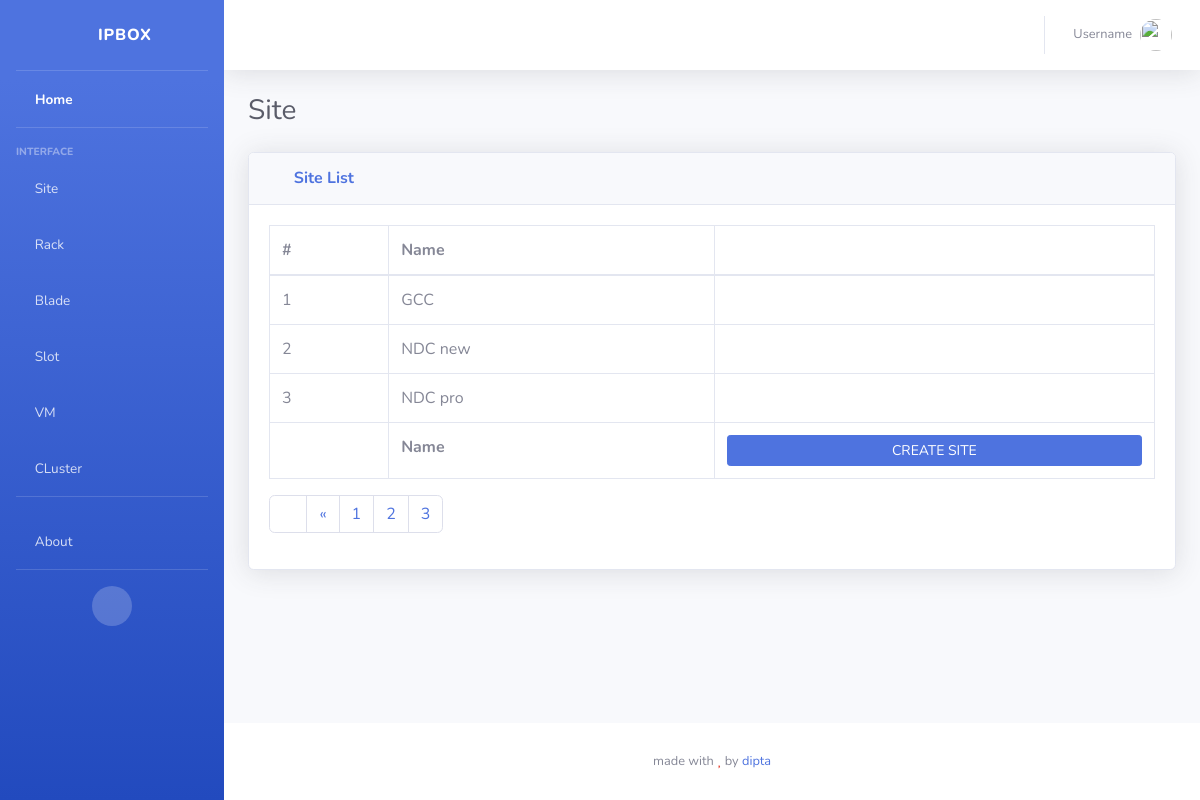
Before: /sites/?page=3 with the older database file.
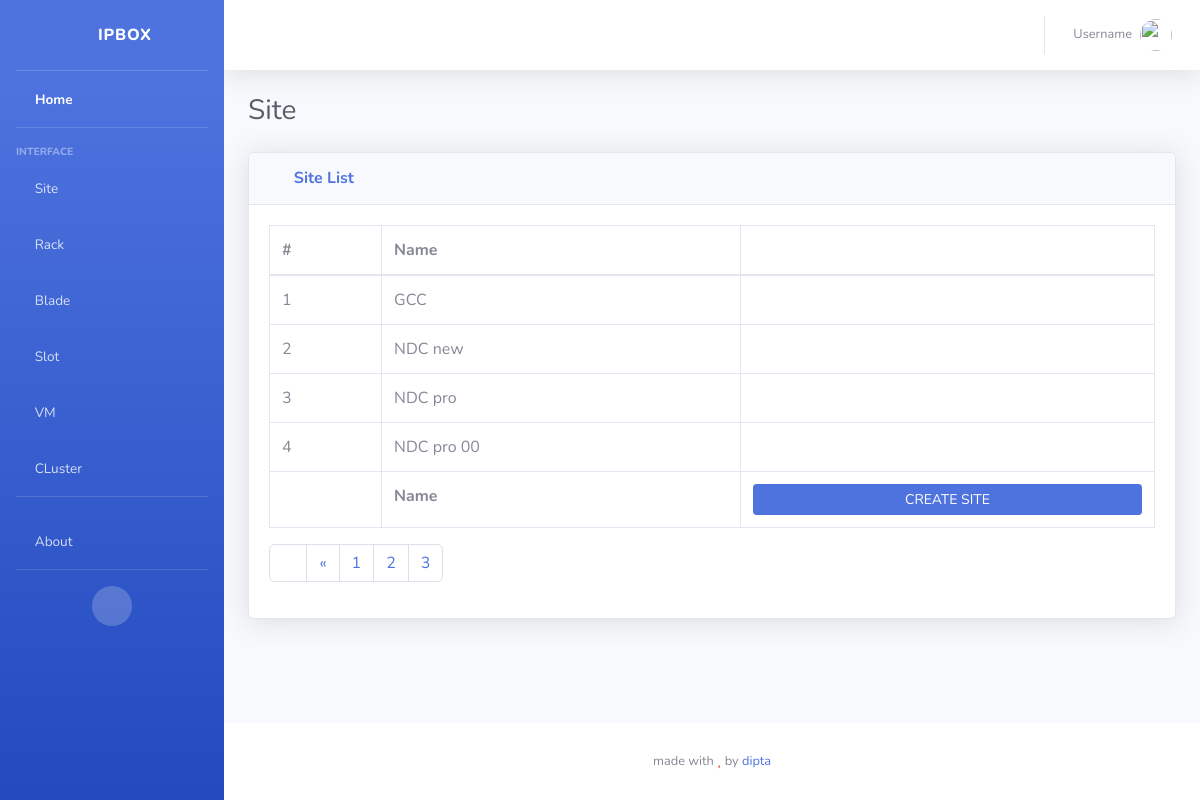
After: the same page with the newer database file.
### siteapp/models.py (models this page shows, shortened)
class Site(models.Model):
  name = models.CharField(max_length=128)
  class Meta:
    verbose_name_plural = "Sites"

### siteapp/views.py (the view)
# urls.py: path('', views.siteList, name="sites"),
def siteList(request):
  dataPerPage = 5
  pageNum = request.GET.get('page', 1)
  sites = Site.objects.all()
  p = Paginator(sites, dataPerPage)
  page_obj = p.page(pageNum)
  context = {
    'page_obj': page_obj
  }
  return render(request, 'siteapp/sites.html', context=context)

### siteapp/templates/siteapp/sites.html
{% extends 'sbadmin/base.html' %}{% load static %} {% block content %}
<div class="d-sm-flex align-items-center justify-content-between mb-4">
  <h1 class="h3 mb-0 text-gray-800">
    Site
  </h1>
</div>
<div class="card shadow mb-4">
  <div class="card-header py-3">
    <h6 class="m-0 font-weight-bold text-primary"><i class="fas fa-table mr-2"></i> Site List</h6>
  </div>
  <div class="card-body">
    <div class="table-responsive">
      <table
        class="table table-bordered"
        id="dataTable"
        width="100%"
        cellspacing="0"
      >
        <thead>
          <tr>
            <th>#</th>
            <th>Name</th>
            <th></th>
          </tr>
        </thead>
        <tfoot>
          <tr>
            <th></th>
            <th>Name</th>
            <th>
              <a href="/site/create"
                class="btn btn-primary btn-sm btn-block">CREATE SITE</a>
            </th>
          </tr>
        </tfoot>
        <tbody>
          {% for site in page_obj %}
          <tr>
            <td>{{ forloop.counter }}</td>
            <td>{{ site.name }}</td>
            <td class="text-center">
              <a href="/site/update/{{ site.id }}"
                class="text-info mr-4" title="edit">
                <i class="fas fa-edit"></i>
              </a>
              <a href="#" class="text-danger ml-4" title="delete">
                <i class="fas fa-trash-alt"></i>
              </a>
            </td>
          </tr>
          {% endfor %}
        </tbody>
      </table>
      {% include 'core/pagination.html' %}
    </div>
  </div>
</div>
{% endblock content %}

Changed rows visible on the page:
added Site: name "NDC pro 00"
